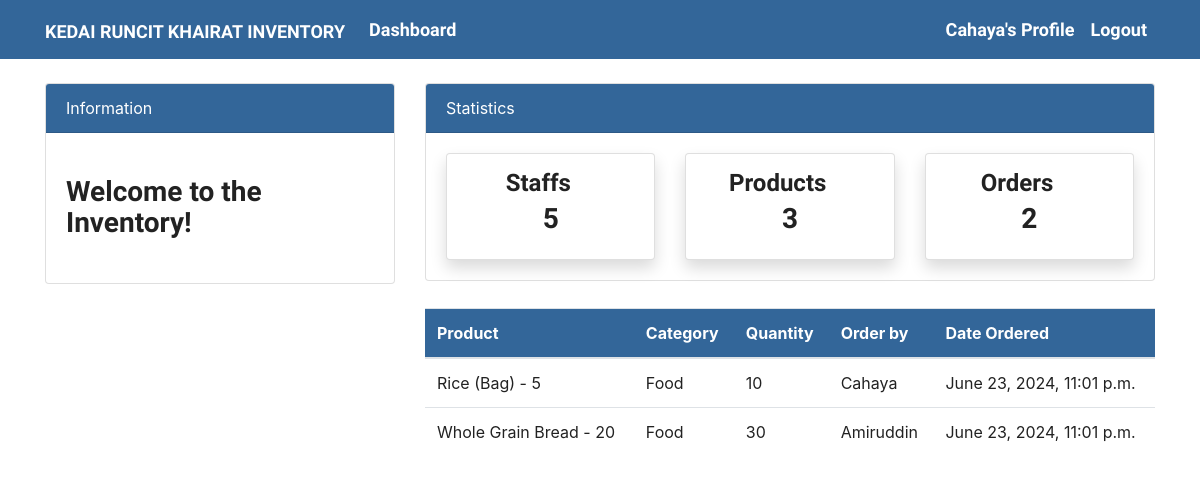
The app's page /order/ (signed in) with its own data.
### dashboard/models.py (models this page shows, shortened)
class Order(models.Model):
    product = models.ForeignKey(Product, on_delete = models.CASCADE, null = True)
    staff = models.ForeignKey(User, models.CASCADE, null = True)
    orderquantity = models.PositiveIntegerField(null = True)
    date = models.DateTimeField(auto_now_add = True)

class Product(models.Model):
    name = models.CharField(max_length = 100, null = True)
    category = models.CharField(max_length = 20, choices = CATEGORY, null = True)
    quantity = models.PositiveIntegerField(null = True)
    def __str__(self):
        return f'{self.name} - {self.quantity}'

### dashboard/views.py (the view)
# urls.py: path('order/', views.order, name = 'dashboard-order'),
@login_required
def order(request):
    order = Order.objects.all()
    ordercount = order.count()
    staffcount = User.objects.all().count
    itemcount = Product.objects.all().count
    context = {
        'order' : order,
        'ordercount' : ordercount,
        'staffcount' : staffcount,
        'itemcount' : itemcount,
    }
    return render(request, 'dashboard/order.html', context)

### templates/dashboard/order.html (shortened to what this page needs)
{% extends 'partial/base.html' %}
{% block content %}
{% include 'partial/topnavigation.html' %}
<div class="container">
	<div class="row my-4">
		<div class="col-md-4">
		</div>
		<div class="col-md-8">
			<table class="table bg-white">
				<thead class="bg-info">
					<tr class="text-white">
						<th scope="col">Product</th>
						<th scope="col">Category</th>
						<th scope="col">Quantity</th>
						<th scope="col">Order by</th>
						<th scope="col">Date Ordered</th>
					</tr>
				</thead>
				<tbody>
					{% for order in order %}
					<tr>
						<td>{{ order.product }}</td>
						<td>{{ order.product.category }}</td>
						<td>{{ order.orderquantity }}</td>
						<td>{{ order.staff.username }}</td>
						<td>{{ order.date }}</td>
					{% endfor %}
					</tr>
				</tbody>
			</table>
		</div>
	</div>
</div>
{% endblock %}

### templates/partial/base.html (shortened to what this page needs)
{% load static %}
<!doctype html>
<html lang="en">
  <head>
    <link rel="stylesheet" href="https://cdn.jsdelivr.net/npm/bootstrap@4.6.2/dist/css/bootstrap.min.css">
    <link rel="stylesheet" href="https://cdn.jsdelivr.net/npm/bootswatch@4.5.2/dist/journal/bootstrap.min.css">
    <link rel="stylesheet" href="https://cdn.jsdelivr.net/npm/@fortawesome/fontawesome-free@6.4.2/css/fontawesome.min.css">
  </head>
  <body>
	{% include 'partial/navigation.html' %}
  {% block content %}
  {% endblock %}
  </body>
</html>

### templates/partial/navigation.html (shortened to what this page needs)
<nav class="navbar navbar-expand-lg navbar-info bg-info">
	{% if user.is_authenticated %}
	<div class="container">
		<a class="navbar-brand text-white" href="{% url 'dashboard-index' %}">Kedai Runcit Khairat Inventory</a>
		<div class="collapse navbar-collapse" id="navbarSupportedContent">
			<ul class="navbar-nav mr-auto">
				<li class="nav-item active">
					<a class="nav-link text-white" href="{% url 'dashboard-index' %}">Dashboard </a>
				</li>
			</ul>
			<ul class="navbar-nav ml-auto">
				<li class="nav-item active">
					<a class="nav-link text-white" href="{% url 'user-profile' %}">{{ user.username }}'s Profile</a>
				</li>
				<li class="nav-item">
					<a class="nav-link text-white" href="{% url 'user-logout' %}">Logout</a>
				</li>
			</ul>
			{% endif %}
		</div>
	</div>
</nav>

### templates/partial/topnavigation.html
<div class="container">
	<div class="row mt-4">
		<div class="col-md-4">
			<div class="card">
				<div class="card-header bg-info text-white">
					Information
				</div>
				<div class="card-body">
					<marquee behavior="" direction="">
						<h3 class="my-4">Welcome to the Inventory!</h3>
					</marquee>
				</div>
			</div>
		</div>
		<div class="col-md-8">
			<div class="card">
				<div class="card-header bg-info text-white">
					Statistics
				</div>
				<div class="card-body">
					<div class="row">
						<div class="col-md-4">
							<a class="text-decoration-none text-dark" href="{% url 'dashboard-staff' %}">
								<div class="card my-card shadow text-center p-3">
									<h4>Staffs <i class="fas fa-users"></i></h4>
									<h3>{{ staffcount }}</h3>
								</div>
							</a>
						</div>
						<div class="col-md-4">
							<a class="text-decoration-none text-dark" href="{% url 'dashboard-product' %}">
								<div class="card my-card shadow text-center p-3">
									<h4>Products <i class="fas fa-box"></i></h4>
									<h3>{{ itemcount }}</h3>
								</div>
							</a>
						</div>
						<div class="col-md-4">
							<a class="text-decoration-none text-dark" href="{% url 'dashboard-order' %}">
								<div class="card my-card shadow text-center p-3">
									<h4>Orders <i class="fas fa-shipping-fast"></i></h4>
									<h3>{{ ordercount }}</h3>
								</div>
							</a>
						</div>
					</div>
				</div>
			</div>
		</div>
	</div>
</div>

### records on screen
Order: product "Rice (Bag) - 5", product.category "Food", orderquantity "10", staff.username "Cahaya", date "June 23, 2024, 11:01 p.m."
Order: product "Whole Grain Bread - 20", product.category "Food", orderquantity "30", staff.username "Amiruddin", date "June 23, 2024, 11:01 p.m."

### other values on screen
{{ user.username }} "Cahaya"
{{ staffcount }} "5"
{{ itemcount }} "3"
{{ ordercount }} "2"
